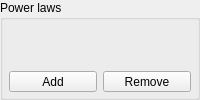
      <widget class="QGroupBox" name="powerLawGroup">
       <property name="title">
        <string>Power laws</string>
       </property>
       <property name="checkable">
        <bool>false</bool>
       </property>
       <layout class="QVBoxLayout" name="verticalLayout_7">
        <property name="leftMargin">
         <number>6</number>
        </property>
        <property name="topMargin">
         <number>10</number>
        </property>
        <property name="rightMargin">
         <number>6</number>
        </property>
        <property name="bottomMargin">
         <number>5</number>
        </property>
        <item>
         <widget class="QWidget" name="powerLawWidgets" native="true">
          <property name="styleSheet">
           <string notr="true">QLabel {
	font: small &quot;Courier New&quot;;
}

QDoubleSpinBox {
	font: small &quot;Courier New&quot;;
}

QWidget {
	margin: 0px;
	padding: 0px;
}</string>
          </property>
          <layout class="QVBoxLayout" name="verticalLayout_10">
           <property name="spacing">
            <number>0</number>
           </property>
           <property name="leftMargin">
            <number>0</number>
           </property>
           <property name="topMargin">
            <number>0</number>
           </property>
           <property name="rightMargin">
            <number>0</number>
           </property>
           <property name="bottomMargin">
            <number>0</number>
           </property>
          </layout>
         </widget>
        </item>
        <item>
         <layout class="QHBoxLayout" name="horizontalLayout_16">
          <property name="topMargin">
           <number>0</number>
          </property>
          <item>
           <widget class="QToolButton" name="addPowerLawButton">
            <property name="sizePolicy">
             <sizepolicy hsizetype="MinimumExpanding" vsizetype="Fixed">
              <horstretch>0</horstretch>
              <verstretch>0</verstretch>
             </sizepolicy>
            </property>
            <property name="text">
             <string>Add</string>
            </property>
           </widget>
          </item>
          <item>
           <widget class="QToolButton" name="removePowerLawButton">
            <property name="sizePolicy">
             <sizepolicy hsizetype="MinimumExpanding" vsizetype="Fixed">
              <horstretch>0</horstretch>
              <verstretch>0</verstretch>
             </sizepolicy>
            </property>
            <property name="text">
             <string>Remove</string>
            </property>
           </widget>
          </item>
         </layout>
        </item>
       </layout>
      </widget>
